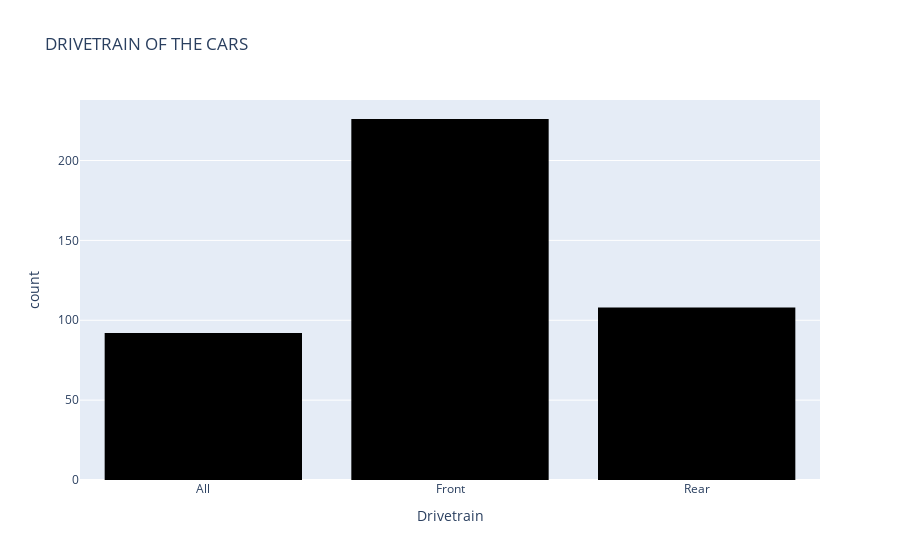

Here is the notebook cell this chart was saved with:
### Code cell
fig = px.histogram(car_df, x = "DriveTrain",
                  labels = {"DriveTrain":"Drivetrain"},
                  title = "DRIVETRAIN OF THE CARS",
                  color_discrete_sequence = ["BLACK"])
                  
fig.show()

### Figure 1 — Plotly figure (JSON) as saved in the notebook; plotly's stock layout.template omitted (floating-point values rounded to 4 significant figures; data arrays with more than 128 entries replaced by an {"elided": "..."} marker saying what was removed)
{"data": [{"alignmentgroup": "True", "bingroup": "x", "hovertemplate": "Drivetrain=%{x}<br>count=%{y}<extra></extra>", "legendgroup": "", "marker": {"color": "BLACK"}, "name": "", "offsetgroup": "", "orientation": "v", "showlegend": false, "type": "histogram", "x": {"elided": "426 str values"}, "xaxis": "x", "yaxis": "y"}], "layout": {"barmode": "relative", "legend": {"tracegroupgap": 0}, "title": {"text": "DRIVETRAIN OF THE CARS"}, "xaxis": {"anchor": "y", "domain": [0, 1], "title": {"text": "Drivetrain"}}, "yaxis": {"anchor": "x", "domain": [0, 1], "title": {"text": "count"}}}}
